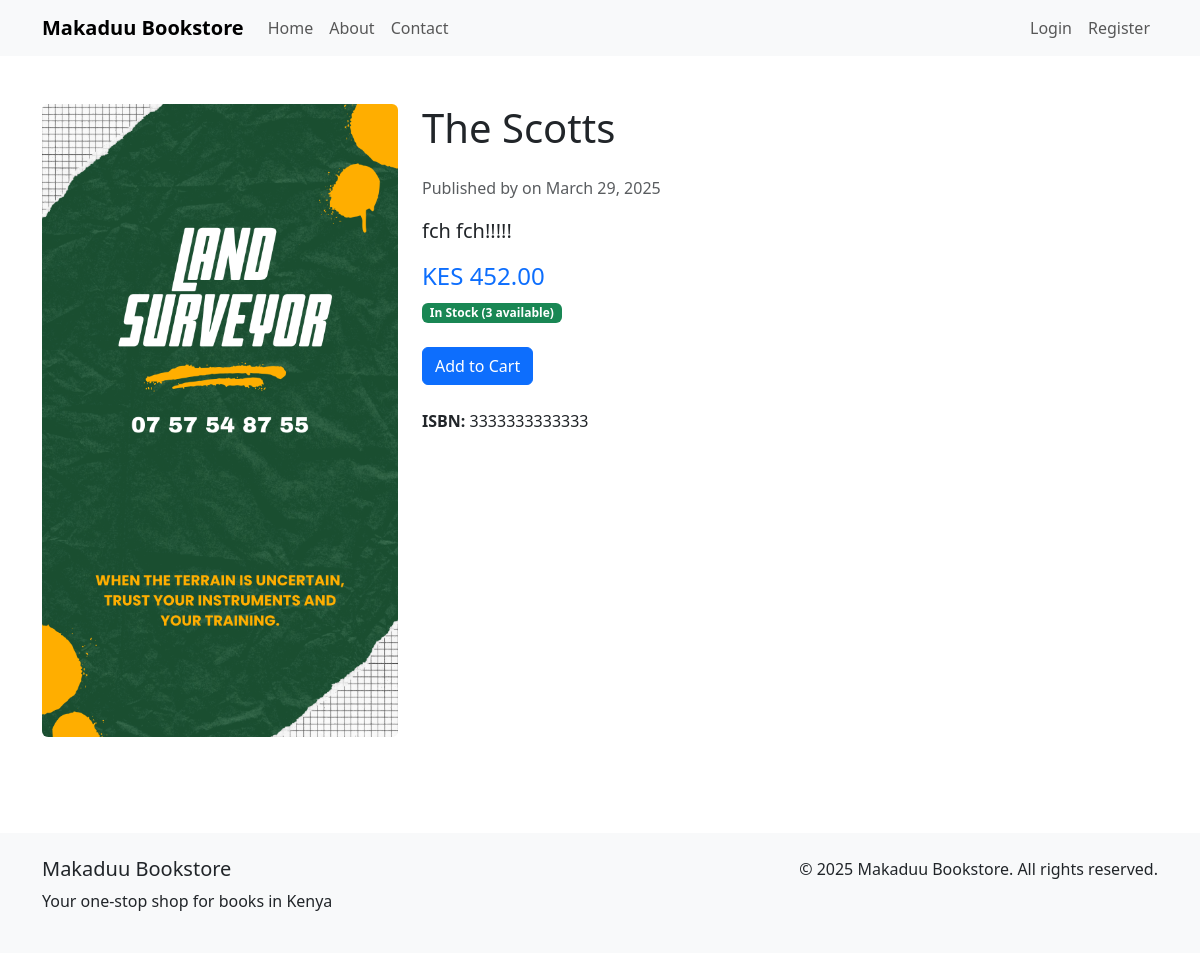
Page /books/the-scotts/ on the committed database.
### apps/books/models.py (models this page shows, shortened)
class Book(models.Model):
    DRAFT = 'draft'
    PUBLISHED = 'published'
    STATUS_CHOICES = [
        (DRAFT, 'Draft'),
        (PUBLISHED, 'Published'),
    ]
    title = models.CharField(max_length=200)
    slug = models.SlugField(max_length=200, unique=True)
    publisher = models.ForeignKey(
        settings.AUTH_USER_MODEL,
        on_delete=models.CASCADE,
        related_name='published_books'
    )
    description = models.TextField()
    cover = models.ImageField(upload_to='books/covers/%Y/%m/%d/')
    price = models.DecimalField(max_digits=10, decimal_places=2)
    stock = models.PositiveIntegerField(default=0)
    isbn = models.CharField(max_length=13, unique=True)
    publication_date = models.DateField()
    created_at = models.DateTimeField(auto_now_add=True)
    updated_at = models.DateTimeField(auto_now=True)
    status = models.CharField(
        max_length=10,
        choices=STATUS_CHOICES,
        default=DRAFT
    )
    class Meta:
        ordering = ['-created_at']
        indexes = [
            models.Index(fields=['-created_at']),
        ]

### apps/books/views.py (the view)
# urls.py: path('<slug:slug>/', views.BookDetailView.as_view(), name='book-detail'),
class BookDetailView(DetailView):
    model = Book
    template_name = 'books/book_detail.html'
    context_object_name = 'book'
    def get_queryset(self):
        return Book.objects.filter(status=Book.PUBLISHED)

### apps/books/templates/books/book_detail.html (shortened to what this page needs)
{% extends 'base.html' %}
{% block content %}
<div class="container py-5">
    <div class="row">
        <div class="col-md-4">
            {% if book.cover %}
                <img src="{{ book.cover.url }}" alt="{{ book.title }}" class="img-fluid rounded">
            {% endif %}
        </div>
        <div class="col-md-8">
            <h1 class="mb-4">{{ book.title }}</h1>
            <p class="text-muted">Published by {{ book.publisher.get_full_name }} on {{ book.publication_date }}</p>
            <p class="lead">{{ book.description }}</p>
            <div class="mb-4">
                <h4 class="text-primary">KES {{ book.price }}</h4>
                {% if book.stock > 0 %}
                    <span class="badge bg-success">In Stock ({{ book.stock }} available)</span>
                {% else %}
                    <span class="badge bg-danger">Out of Stock</span>
                {% endif %}
            </div>
            <div class="d-grid gap-2 d-md-block">
                {% if book.stock > 0 %}
                    <form method="post" action="{% url 'cart:add' book.id %}" class="d-inline">
                        <button type="submit" class="btn btn-primary">Add to Cart</button>
                    </form>
                {% endif %}
            </div>
            <div class="mt-4">
                <p><strong>ISBN:</strong> {{ book.isbn }}</p>
            </div>
        </div>
    </div>
</div>
{% endblock %}

### rows in the picture
Book: cover (picture), title "The Scotts", publication_date "March 29, 2025", description "fch fch!!!!!", price "452.00", stock "3", isbn "3333333333333"
